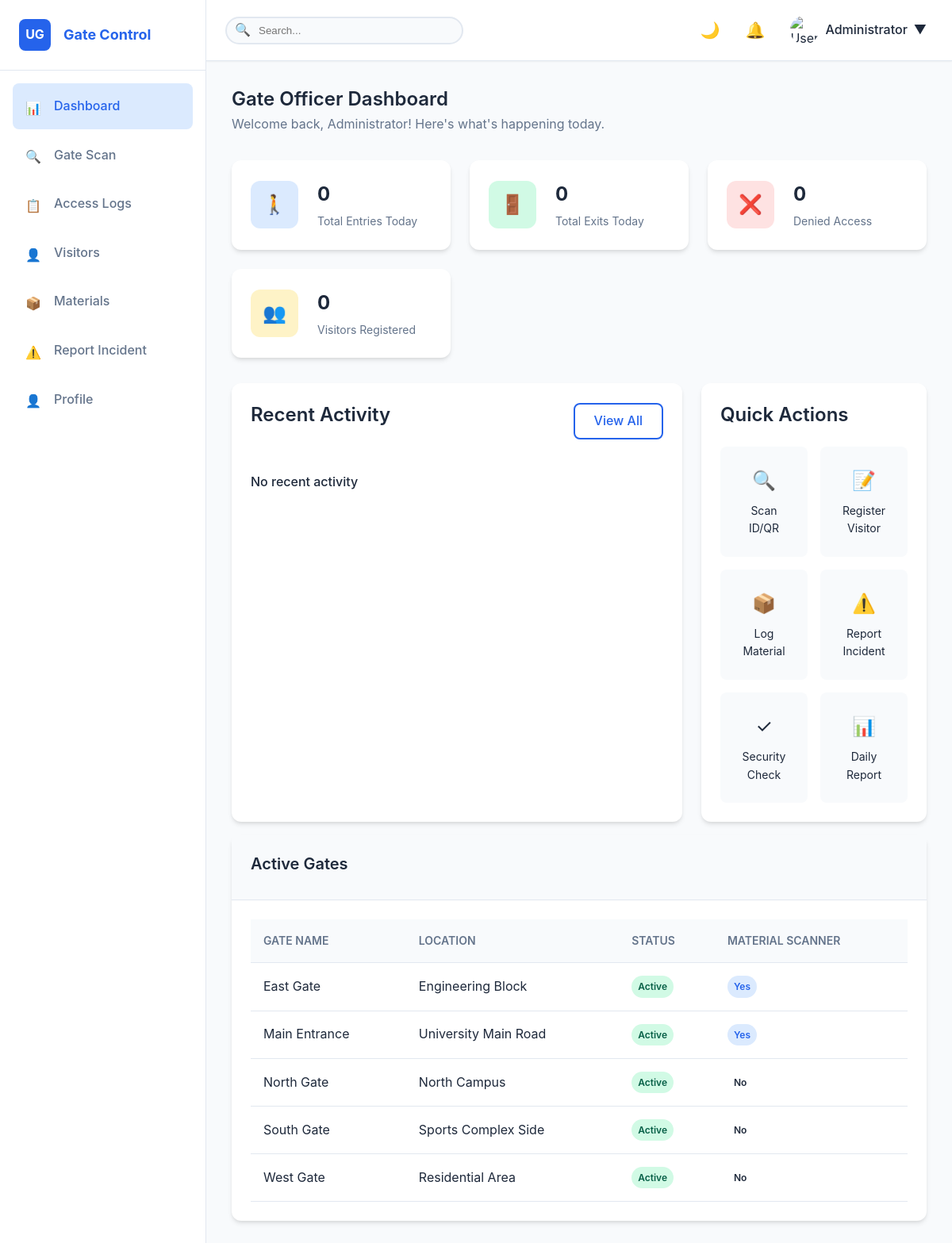
Screenshot of /roles/guard/dashboard.php (signed in) with the database file from the repository.
### tables this page shows
CREATE TABLE `gates` (
  `id` INT(11) NOT NULL AUTO_INCREMENT,
  `gate_name` VARCHAR(100) NOT NULL,
  `gate_code` VARCHAR(20) NOT NULL UNIQUE,
  `location` VARCHAR(200),
  `status` ENUM('active', 'inactive', 'maintenance') DEFAULT 'active',
  `operating_hours_start` TIME DEFAULT '00:00:00',
  `operating_hours_end` TIME DEFAULT '23:59:59',
  `has_material_scanner` BOOLEAN DEFAULT FALSE,
  `created_at` TIMESTAMP DEFAULT CURRENT_TIMESTAMP,
  PRIMARY KEY (`id`),
  INDEX `idx_status` (`status`)
);

### config/session.php (called while the page is built, shortened)
<?php
function getUserData() {
    return [
        'id' => $_SESSION['user_id'] ?? null,
        'username' => $_SESSION['username'] ?? null,
        'name' => $_SESSION['user_name'] ?? null,
        'email' => $_SESSION['user_email'] ?? null,
        'type' => $_SESSION['user_type'] ?? null,
        'profile_photo' => $_SESSION['profile_photo'] ?? null,
        'theme' => $_SESSION['theme_preference'] ?? 'light'
    ];
}
?>

### config/db.php (called while the page is built, shortened)
<?php
function getDBConnection() {
    static $pdo = null;
    if ($pdo === null) {
        try {
            $dsn = "mysql:host=" . DB_HOST . ";dbname=" . DB_NAME . ";charset=" . DB_CHARSET;
            $options = [
                PDO::ATTR_ERRMODE => PDO::ERRMODE_EXCEPTION,
                PDO::ATTR_DEFAULT_FETCH_MODE => PDO::FETCH_ASSOC,
                PDO::ATTR_EMULATE_PREPARES => false,
            ];
            $pdo = new PDO($dsn, DB_USER, DB_PASS, $options);
        } catch (PDOException $e) {
            error_log("Database connection failed: " . $e->getMessage());
            die("Database connection failed. Please contact system administrator.");
        }
    }
    return $pdo;
}
function dbQuery($sql, $params = []) {
    $pdo = getDBConnection();
    $stmt = $pdo->prepare($sql);
    $stmt->execute($params);
    return $stmt;
}
function dbFetchOne($sql, $params = []) {
    $stmt = dbQuery($sql, $params);
    return $stmt->fetch();
}
function dbFetchAll($sql, $params = []) {
    $stmt = dbQuery($sql, $params);
    return $stmt->fetchAll();
}
?>

### roles/guard/dashboard.php (the view, shortened to what this page needs)
<?php
require_once '../../config/session.php';
require_once '../../config/db.php';
$user = getUserData();
$today = date('Y-m-d');
$totalEntriesQuery = "SELECT COUNT(*) as count FROM access_logs
                      WHERE DATE(scan_timestamp) = :today AND access_type = 'entry'";
$totalEntries = dbFetchOne($totalEntriesQuery, ['today' => $today])['count'];
$totalExitsQuery = "SELECT COUNT(*) as count FROM access_logs
                    WHERE DATE(scan_timestamp) = :today AND access_type = 'exit'";
$totalExits = dbFetchOne($totalExitsQuery, ['today' => $today])['count'];
$deniedQuery = "SELECT COUNT(*) as count FROM access_logs
                WHERE DATE(scan_timestamp) = :today AND decision = 'denied'";
$deniedCount = dbFetchOne($deniedQuery, ['today' => $today])['count'];
$visitorsQuery = "SELECT COUNT(*) as count FROM visitors
                  WHERE DATE(created_at) = :today";
$visitorsCount = dbFetchOne($visitorsQuery, ['today' => $today])['count'];
$recentActivityQuery = "SELECT al.*, u.first_name, u.last_name, u.user_type, g.gate_name
                        FROM access_logs al
                        LEFT JOIN users u ON al.user_id = u.id
                        LEFT JOIN gates g ON al.gate_id = g.id
                        ORDER BY al.scan_timestamp DESC
                        LIMIT 10";
$recentActivity = dbFetchAll($recentActivityQuery);
$gatesQuery = "SELECT * FROM gates WHERE status = 'active' ORDER BY gate_name";
$gates = dbFetchAll($gatesQuery);
?>
<!DOCTYPE html>
<html lang="en">
<head>
    <link rel="stylesheet" href="../../assets/css/style.css">
    <link rel="stylesheet" href="../../assets/css/dashboard.css">
    <link rel="stylesheet" href="../../assets/css/forms.css">
</head>
<body>
    <div class="dashboard-wrapper">
        <aside class="sidebar" id="sidebar">
            <div class="sidebar-header">
                <div style="width: 40px; height: 40px; background: var(--primary-color); border-radius: 8px; display: flex; align-items: center; justify-content: center; color: white; font-weight: bold;">UG</div>
                <h1 class="sidebar-title">Gate Control</h1>
            </div>
            <ul class="sidebar-menu">
                <li class="sidebar-menu-item">
                    <a href="dashboard.php" class="sidebar-menu-link active">
                        <span class="sidebar-menu-icon">📊</span>
                        <span class="sidebar-menu-text">Dashboard</span>
                    </a>
                </li>
                <li class="sidebar-menu-item">
                    <a href="../../modules/gate/scan.php" class="sidebar-menu-link">
                        <span class="sidebar-menu-icon">🔍</span>
                        <span class="sidebar-menu-text">Gate Scan</span>
                    </a>
                </li>
                <li class="sidebar-menu-item">
                    <a href="../../modules/gate/gate-logs.php" class="sidebar-menu-link">
                        <span class="sidebar-menu-icon">📋</span>
                        <span class="sidebar-menu-text">Access Logs</span>
                    </a>
                </li>
                <li class="sidebar-menu-item">
                    <a href="../../modules/visitors/register.php" class="sidebar-menu-link">
                        <span class="sidebar-menu-icon">👤</span>
                        <span class="sidebar-menu-text">Visitors</span>
                    </a>
                </li>
                <li class="sidebar-menu-item">
                    <a href="../../modules/materials/materials.php" class="sidebar-menu-link">
                        <span class="sidebar-menu-icon">📦</span>
                        <span class="sidebar-menu-text">Materials</span>
                    </a>
                </li>
                <li class="sidebar-menu-item">
                    <a href="../../modules/incidents/report-incident.php" class="sidebar-menu-link">
                        <span class="sidebar-menu-icon">⚠️</span>
                        <span class="sidebar-menu-text">Report Incident</span>
                    </a>
                </li>
                <li class="sidebar-menu-item">
                    <a href="../../modules/profile/view.php" class="sidebar-menu-link">
                        <span class="sidebar-menu-icon">👤</span>
                        <span class="sidebar-menu-text">Profile</span>
                    </a>
                </li>
            </ul>
        </aside>
        <main class="main-content">
            <header class="topbar">
                <div class="topbar-left">
                    <div class="search-box">
                        <span class="search-icon">🔍</span>
                        <input type="text" class="search-input" placeholder="Search..." id="globalSearch">
                    </div>
                </div>
                <div class="topbar-right">
                    <button class="topbar-action" onclick="toggleTheme()" title="Toggle Theme">
                        <span id="theme-icon">🌙</span>
                    </button>
                    <button class="topbar-action notification-btn" title="Notifications">
                        🔔
                    </button>
                    <div class="user-menu" onclick="toggleUserDropdown()">
                        <img src="../../assets/images/avatars/default.png" alt="User" class="user-avatar" onerror="this.src='../../assets/images/avatars/default.png'">
                        <span class="user-name"><?php echo htmlspecialchars($user['name']); ?></span>
                        <span>▼</span>
                    </div>
                </div>
            </header>
            <div class="page-content">
                <div class="page-header">
                    <h1 class="page-title">Gate Officer Dashboard</h1>
                    <p class="page-subtitle">Welcome back, <?php echo htmlspecialchars($user['name']); ?>! Here's what's happening today.</p>
                </div>
                <div class="stats-grid">
                    <div class="stat-card">
                        <div class="stat-icon primary">🚶</div>
                        <div class="stat-content">
                            <div class="stat-value"><?php echo number_format($totalEntries); ?></div>
                            <div class="stat-label">Total Entries Today</div>
                        </div>
                    </div>
                    <div class="stat-card">
                        <div class="stat-icon success">🚪</div>
                        <div class="stat-content">
                            <div class="stat-value"><?php echo number_format($totalExits); ?></div>
                            <div class="stat-label">Total Exits Today</div>
                        </div>
                    </div>
                    <div class="stat-card">
                        <div class="stat-icon danger">❌</div>
                        <div class="stat-content">
                            <div class="stat-value"><?php echo number_format($deniedCount); ?></div>
                            <div class="stat-label">Denied Access</div>
                        </div>
                    </div>
                    <div class="stat-card">
                        <div class="stat-icon warning">👥</div>
                        <div class="stat-content">
                            <div class="stat-value"><?php echo number_format($visitorsCount); ?></div>
                            <div class="stat-label">Visitors Registered</div>
                        </div>
                    </div>
                </div>
                <div class="dashboard-grid">
                    <div class="activity-feed">
                        <div class="activity-header">
                            <h3>Recent Activity</h3>
                            <a href="../../modules/gate/gate-logs.php" class="btn btn-outline btn-small">View All</a>
                        </div>
                        <ul class="activity-list">
                            <?php if (empty($recentActivity)): ?>
                                <li class="activity-item">
                                    <div class="activity-content">
                                        <p class="activity-title">No recent activity</p>
                                    </div>
                                </li>
                            <?php endif; ?>
                        </ul>
                    </div>
                    <div class="quick-actions">
                        <h3>Quick Actions</h3>
                        <div class="quick-actions-grid">
                            <a href="../../modules/gate/scan.php" class="quick-action-btn">
                                <span class="quick-action-icon">🔍</span>
                                <span class="quick-action-label">Scan ID/QR</span>
                            </a>
                            <a href="../../modules/visitors/register.php" class="quick-action-btn">
                                <span class="quick-action-icon">📝</span>
                                <span class="quick-action-label">Register Visitor</span>
                            </a>
                            <a href="../../modules/materials/register-material.php" class="quick-action-btn">
                                <span class="quick-action-icon">📦</span>
                                <span class="quick-action-label">Log Material</span>
                            </a>
                            <a href="../../modules/incidents/report-incident.php" class="quick-action-btn">
                                <span class="quick-action-icon">⚠️</span>
                                <span class="quick-action-label">Report Incident</span>
                            </a>
                            <a href="../../modules/gate/inspection.php" class="quick-action-btn">
                                <span class="quick-action-icon">✓</span>
                                <span class="quick-action-label">Security Check</span>
                            </a>
                            <a href="../../modules/reports/daily-report.php" class="quick-action-btn">
                                <span class="quick-action-icon">📊</span>
                                <span class="quick-action-label">Daily Report</span>
                            </a>
                        </div>
                    </div>
                </div>
                <div class="card mt-2">
                    <div class="card-header">
                        <h3 class="card-title">Active Gates</h3>
                    </div>
                    <div class="card-body">
                        <div class="table-responsive">
                            <table class="table">
                                <thead>
                                    <tr>
                                        <th>Gate Name</th>
                                        <th>Location</th>
                                        <th>Status</th>
                                        <th>Material Scanner</th>
                                    </tr>
                                </thead>
                                <tbody>
                                    <?php foreach ($gates as $gate): ?>
                                        <tr>
                                            <td><?php echo htmlspecialchars($gate['gate_name']); ?></td>
                                            <td><?php echo htmlspecialchars($gate['location']); ?></td>
                                            <td>
                                                <span class="badge badge-success"><?php echo ucfirst($gate['status']); ?></span>
                                            </td>
                                            <td>
                                                <?php if ($gate['has_material_scanner']): ?>
                                                    <span class="badge badge-primary">Yes</span>
                                                <?php else: ?>
                                                    <span class="badge badge-secondary">No</span>
                                                <?php endif; ?>
                                            </td>
                                        </tr>
                                    <?php endforeach; ?>
                                </tbody>
                            </table>
                        </div>
                    </div>
                </div>
            </div>
        </main>
    </div>
</body>
</html>

### rows the page displays
gates: gate_name "East Gate", location "Engineering Block", status "Active", has_material_scanner "Yes"
gates: gate_name "Main Entrance", location "University Main Road", status "Active", has_material_scanner "Yes"
gates: gate_name "North Gate", location "North Campus", status "Active", has_material_scanner "No"
gates: gate_name "South Gate", location "Sports Complex Side", status "Active", has_material_scanner "No"
gates: gate_name "West Gate", location "Residential Area", status "Active", has_material_scanner "No"

### other values shown
$user['name'] "Administrator"
$totalEntries "0"
$totalExits "0"
$deniedCount "0"
$visitorsCount "0"
